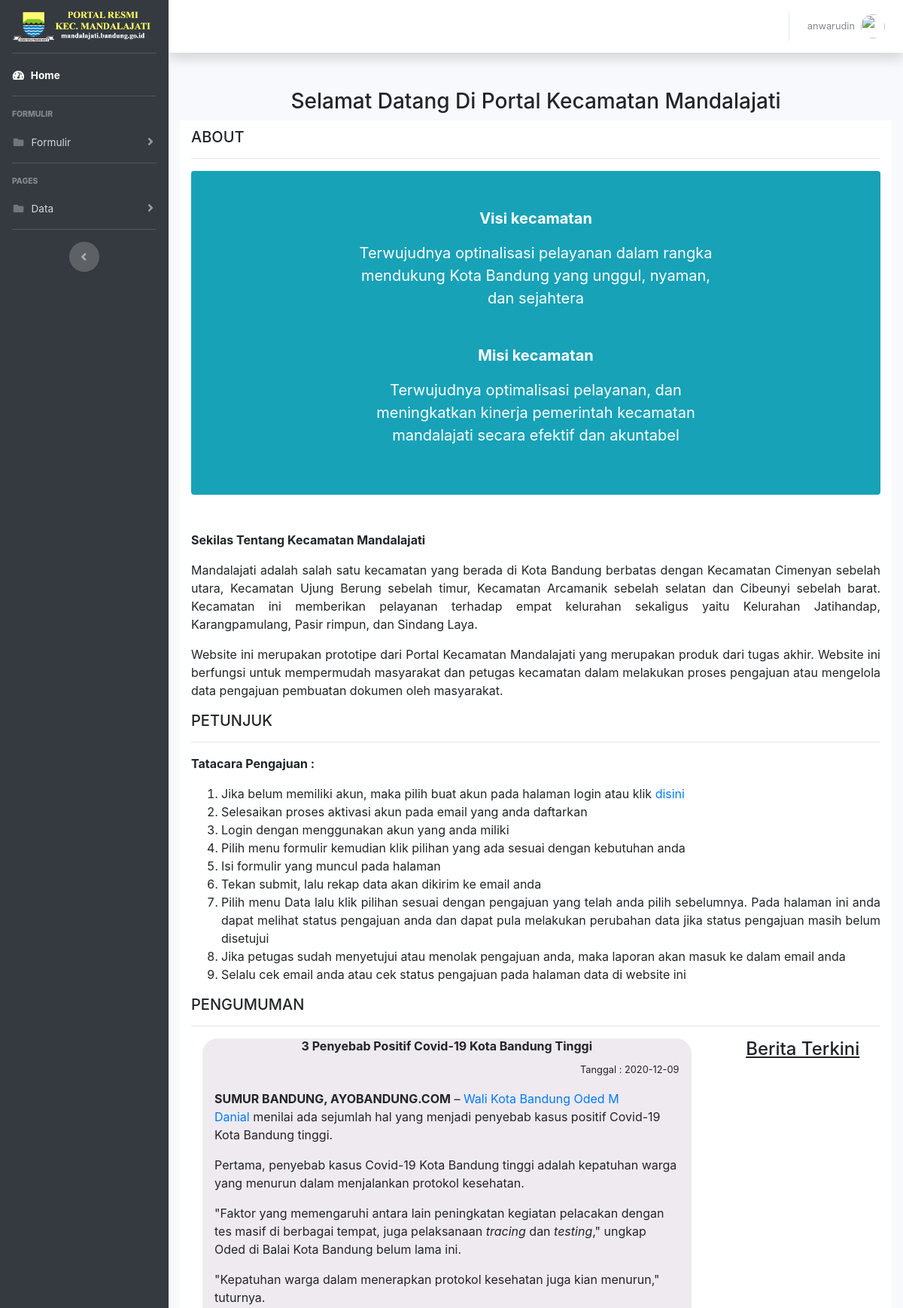
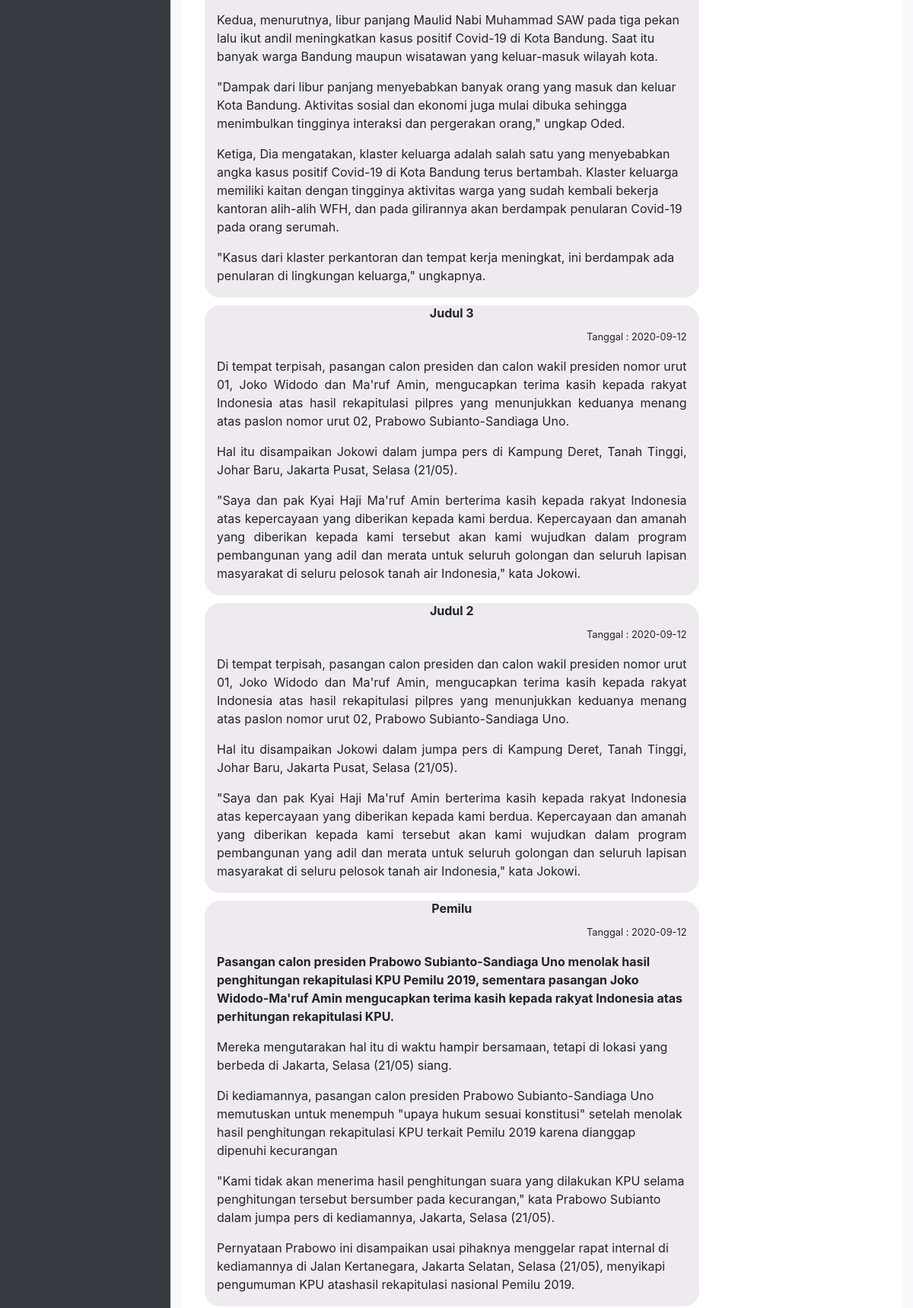
Screenshot of / (signed in, upper part) with the database file from the repository (2 pictures, top to bottom).
### tables this page shows
CREATE TABLE `pengumuman` (
  `id_pengumuman` int(11) NOT NULL,
  `judul` varchar(500) NOT NULL,
  `isi` text NOT NULL,
  `penulis` varchar(100) NOT NULL,
  `tanggal` date NOT NULL
);

### home.php (the view, shortened to what this page needs)
<?php
include('koneksi.php');
$sql= "SELECT * FROM pengumuman ORDER BY id_pengumuman DESC";
$result = $connection->query($sql);
?>
<div class="main">
    <h3 style="text-align:center">Selamat Datang Di Portal Kecamatan Mandalajati</h3>
    <div class="container-fluid" style="background-color:white; margin-bottom:10px; padding-bottom:10px; padding-top:10px;">
        <div class="cotent-container">
            <h5>ABOUT
                    </h5>
            <hr>
            <div class="content">
            <div class="bg-info p-5 rounded text-white" style="font-size:20px;">
            <b><p style="text-align:center;">Visi kecamatan </p></b>
            <p style="text-align:center; padding-left:20%; padding-right:20%;">Terwujudnya optinalisasi pelayanan dalam rangka mendukung Kota Bandung yang unggul, nyaman, dan sejahtera</p>
            <br>
            <b><p style="text-align:center;">Misi kecamatan </p></b>
            <p style="text-align:center; padding-left:20%; padding-right:20%;">Terwujudnya optimalisasi pelayanan, dan meningkatkan kinerja pemerintah kecamatan mandalajati secara efektif dan akuntabel</p></div>
            <br><br>
            <b><p>Sekilas Tentang Kecamatan Mandalajati</p></b>
                <p>Mandalajati adalah salah satu kecamatan yang berada di Kota Bandung berbatas dengan Kecamatan Cimenyan sebelah utara, Kecamatan Ujung Berung sebelah timur, Kecamatan Arcamanik sebelah selatan dan Cibeunyi sebelah barat. Kecamatan  ini memberikan pelayanan terhadap empat kelurahan sekaligus yaitu Kelurahan Jatihandap, Karangpamulang, Pasir rimpun, dan Sindang Laya.</p>
                <p>Website ini merupakan prototipe dari Portal Kecamatan Mandalajati yang merupakan produk dari tugas akhir. Website ini berfungsi untuk mempermudah masyarakat dan petugas kecamatan dalam melakukan proses pengajuan atau mengelola data pengajuan pembuatan dokumen oleh masyarakat.</p>
            </div>
        </div>
        <div class="content-container">
            <h5>PETUNJUK</h5>
            <hr>
            <div class="content">
                <b><p>Tatacara Pengajuan :</p></b>
                <ol>
                    <li>Jika belum memiliki akun, maka pilih buat akun pada halaman login atau klik <a href="register.php">disini</a></li>
                    <li>Selesaikan proses aktivasi akun pada email yang anda daftarkan</li>
                    <li>Login dengan menggunakan akun yang anda miliki</li>
                    <li>Pilih menu formulir kemudian klik pilihan yang ada sesuai dengan kebutuhan anda</li>
                    <li>Isi formulir yang muncul pada halaman</li>
                    <li>Tekan submit, lalu rekap data akan dikirim ke email anda</li>
                    <li>Pilih menu Data lalu klik pilihan sesuai dengan pengajuan yang telah anda pilih sebelumnya. Pada halaman ini anda dapat melihat status pengajuan anda dan dapat pula melakukan perubahan data jika status pengajuan masih belum disetujui</li>
                    <li>Jika petugas sudah menyetujui atau menolak pengajuan anda, maka laporan akan masuk ke dalam email anda</li>
                    <li>Selalu cek email anda atau cek status pengajuan pada halaman data di website ini</li>
                </ol>
            </div>
        </div>
        <div class="content-container" style="margin-bottom:10px;">
                <h5>PENGUMUMAN
                </h5>
            <hr>
            <div class="row">
                <div class="col-md-9 col-sm-9">
                        <?php foreach($result as $key=>$value){
                            if(isset($_SESSION['akun_id']) AND $_SESSION['akun_level']=="admin"){
                            echo "<div class='col-md-12' style='margin-bottom:10px;'><div class='container' style='border-style:groove; border-width:1px; background-color:#efeaef; border-radius:20px;'>
                            <h6 style='text-align:center;'><b>".$value['judul']."</b></h6>
                            <p style='text-align:right;'><small> Tanggal : ".$value['tanggal']."</small></p>
                            <p>".$value['isi']."</p>
                            <a id='hapus_data' data-toggle='modal' data-target='#hapus-data' data-id_data='".$value['id_pengumuman']."'"."data-judul='".$value['judul']."'".">
                        <button style='border-radius:8px;' class='btn btn-danger btn-xxs'><i class='fa fa-delete'></i>Hapus</button>
                        </a>
                        </div></div>";}else{
                            echo "<div class='col-md-12' style='margin-bottom:10px;'><div class='container' style='border-style:groove; border-width:1px; background-color:#efeaef; border-radius:20px;'>
                            <h6 style='text-align:center;'><b>".$value['judul']."</b></h6>
                            <p style='text-align:right;'><small> Tanggal : ".$value['tanggal']."</small></p>
                            <p>".$value['isi']."</p>
                        </div></div>";
                        }}
                        ?>
                </div>
                <div class="col-md-3">
                <h4 style="text-align:center;"><u>Berita Terkini</u></h4>
                    <div id="berita"></div>
                </div>
            </div>
        </div>
    </div>
</div>

### home.php (style rules this page uses)
.content { text-align: justify; }
#berita { height:600px; overflow-y: scroll; overflow-x:hidden; }

### rows the page displays
pengumuman: judul "3 Penyebab Positif Covid-19 Kota Bandung Tinggi", tanggal "2020-12-09", isi "SUMUR BANDUNG, AYOBANDUNG.COM – Wali Kota Bandung Oded M Danial menilai ada sejumlah hal yang menjadi penyebab kasus positif Covid-19 Kota Bandung tinggi. Pertama, penyebab kasus Covid-19 Kota Bandung tinggi adalah kepatuhan warga yang menurun dalam menjalankan protokol kesehatan. \"Faktor yang memengaruhi antara lain peningkatan kegiatan pelacakan dengan tes masif di berbagai tempat, juga pelaksanaan tracing dan testing ,\" ungkap Oded di Balai Kota Bandung belum lama ini. \"Kepatuhan warga dalam menerapkan protokol kesehatan juga kian menurun,\" tuturnya. Kedua, menurutnya, libur panjang Maulid Nabi Muhammad SAW pada tiga pekan lalu ikut andil meningkatkan kasus positif Covid-19 di Kota…"
pengumuman: judul "Judul 3", tanggal "2020-09-12", isi "Di tempat terpisah, pasangan calon presiden dan calon wakil presiden nomor urut 01, Joko Widodo dan Ma'ruf Amin, mengucapkan terima kasih kepada rakyat Indonesia atas hasil rekapitulasi pilpres yang menunjukkan keduanya menang atas paslon nomor urut 02, Prabowo Subianto-Sandiaga Uno. Hal itu disampaikan Jokowi dalam jumpa pers di Kampung Deret, Tanah Tinggi, Johar Baru, Jakarta Pusat, Selasa (21/05). \"Saya dan pak Kyai Haji Ma'ruf Amin berterima kasih kepada rakyat Indonesia atas kepercayaan yang diberikan kepada kami berdua. Kepercayaan dan amanah yang diberikan kepada kami tersebut akan kami wujudkan dalam program pembangunan yang adil dan merata untuk seluruh golongan dan seluruh lapisan…"
pengumuman: judul "Judul 2", tanggal "2020-09-12", isi "Di tempat terpisah, pasangan calon presiden dan calon wakil presiden nomor urut 01, Joko Widodo dan Ma'ruf Amin, mengucapkan terima kasih kepada rakyat Indonesia atas hasil rekapitulasi pilpres yang menunjukkan keduanya menang atas paslon nomor urut 02, Prabowo Subianto-Sandiaga Uno. Hal itu disampaikan Jokowi dalam jumpa pers di Kampung Deret, Tanah Tinggi, Johar Baru, Jakarta Pusat, Selasa (21/05). \"Saya dan pak Kyai Haji Ma'ruf Amin berterima kasih kepada rakyat Indonesia atas kepercayaan yang diberikan kepada kami berdua. Kepercayaan dan amanah yang diberikan kepada kami tersebut akan kami wujudkan dalam program pembangunan yang adil dan merata untuk seluruh golongan dan seluruh lapisan…"
pengumuman: judul "Pemilu", tanggal "2020-09-12", isi "Pasangan calon presiden Prabowo Subianto-Sandiaga Uno menolak hasil penghitungan rekapitulasi KPU Pemilu 2019, sementara pasangan Joko Widodo-Ma'ruf Amin mengucapkan terima kasih kepada rakyat Indonesia atas perhitungan rekapitulasi KPU. Mereka mengutarakan hal itu di waktu hampir bersamaan, tetapi di lokasi yang berbeda di Jakarta, Selasa (21/05) siang. Di kediamannya, pasangan calon presiden Prabowo Subianto-Sandiaga Uno memutuskan untuk menempuh \"upaya hukum sesuai konstitusi\" setelah menolak hasil penghitungan rekapitulasi KPU terkait Pemilu 2019 karena dianggap dipenuhi kecurangan \"Kami tidak akan menerima hasil penghitungan suara yang dilakukan KPU selama penghitungan tersebut…"

### other values shown
$_SESSION['akun_nama'] "anwarudin"
